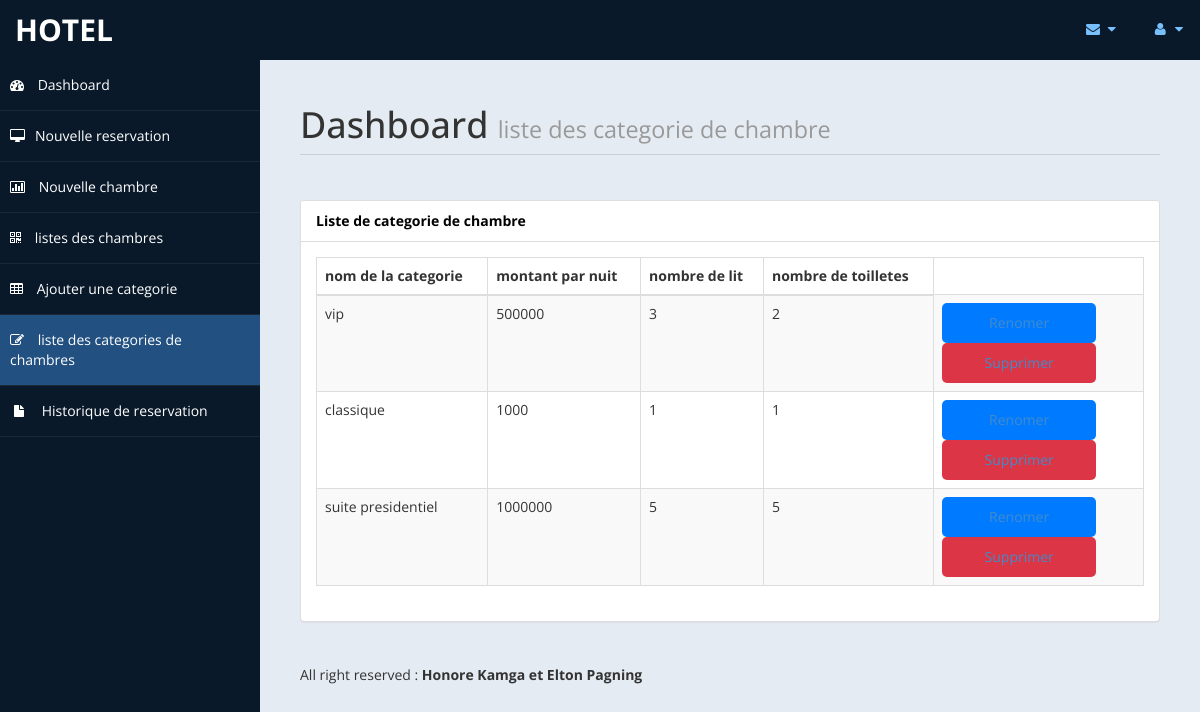
/index.php?action=listecategorie (signed in), run on the app's committed database.
### tables this page shows
CREATE TABLE `categorie` (
  `idCategorie` int(11) NOT NULL,
  `nomCategorie` varchar(255) DEFAULT NULL,
  `montant` int(11) DEFAULT NULL,
  `nombreLit` int(11) NOT NULL,
  `nombreToillete` int(11) NOT NULL
);

### controller/categorieController.php (called while the page is built, shortened)
<?php
class categorieController{
    public function __construct(){
        $this->db = Database::getConnexion();
    }
    public function listeCategorie(){
        $sql = $this->db->prepare("SELECT * FROM categorie");
        $sql->execute();
        $resultat = $sql->fetchAll(PDO::FETCH_ASSOC);
        return $resultat;
    }
    public function afficherCategoriepersonnel(){
        $categories = $this->listeCategorie();
        require_once 'views/listecategorie.php';
    }
}

### model/connexion.php (called while the page is built, shortened)
<?php
    class Database{
        private static $instance = null;
        private $host = 'localhost';
        private $dbname ="reservationChambre";
        private $username = "root";
        private $password = "";
        private function __construct(){
            try{
                $this->connection = new PDO("mysql:host=$this->host;dbname=$this->dbname", $this->username, $this->password);
            }catch (PDOException $e){
                echo "Connection failed: ". $e->getMessage();
            }
        }
        public static function getConnexion(){
            if(self::$instance == null){
                self::$instance = new Database();
            }
            return self::$instance->connection;
        }
    }

### views/listecategorie.php (the view)
<?php require_once 'dashboard-include/header.php'; ?>
<?php require_once 'dashboard-include/navbar.php'; ?>
        <div id="page-wrapper">
            <div id="page-inner">
                <div class="row">
                    <div class="col-md-12">
                        <h1 class="page-header">
                            Dashboard <small>liste des categorie de chambre</small>
                        </h1>
                    </div>
                </div>
                <div class="row">
                    <div class="col-md-12 col-sm-12 col-xs-12">
                        <div class="panel panel-default">
                            <div class="panel-heading">
                                Liste de categorie de chambre
                            </div>
                            <div class="panel-body">
                                <div class="table-responsive">
                                <table class="table table-striped table-bordered table-hover">
                                        <thead>
                                            <tr>
                                                <th>nom de la categorie</th>
                                                <th>montant par nuit</th>
                                                <th>nombre de lit</th>
                                                <th>nombre de toilletes</th>
                                            </tr>
                                        </thead>
                                        <tbody>
                                            <?php foreach($categories as $cat): ?>
                                            <tr>
                                                <td><?= $cat['nomCategorie'] ?> </td>
                                                <td><?= $cat['montant'] ?></td>
                                                <td><?= $cat['nombreLit'] ?></td>
                                                <td><?= $cat['nombreToillete'] ?></td>
                                                <td>
                                                    <div class="button-group">
                                                        <button type="submit"><a href="index.php?action=categorieAModifier&id=<?=$cat['idCategorie'] ?>" onclick="return confirm('etes vous sur de vouloir modifier cette categorie?');">Renomer</a></button>
                                                        <button type="button" class="cancel"><a style="text-color: white;" href="index.php?action=suppressionCategorie&id=<?= $cat['idCategorie'] ?>" onclick="return confirm('Etes vous sur de vouloir supprimer cette chambre?');">Supprimer</a></button>
                                                    </div>
                                                </td>
                                            </tr>
                                            <?php endforeach; ?>
                                        </tbody>
                                    </table>
                                </div>
                            </div>
                        </div>
                    </div>
                </div>
<?php require_once 'dashboard-include/footer.php'; ?>

### assets/css/custom-styles.css (style rules this page uses)
body { font-family: 'Open Sans', sans-serif; }
#page-wrapper { padding: 15px 15px; min-height: 600px; background:#E5EBF2; }
#page-inner { width:100%; margin:10px 20px 10px 0px; background-color:transparent; padding:10px; min-height:1200px; }
h1, .h1, h2, .h2, h3, .h3 { margin-top: 7px; margin-bottom: -5px; }
.page-header { padding-bottom: 9px; margin: 10px 0 45px; border-bottom: 1px solid #C7D1DD; }
.panel-default > .panel-heading { color: #000; background-color: #FFFFFF; border-color: #ddd; font-weight:bold; }
@media (min-width:768px) { #page-wrapper { margin: 0 0 0 260px; padding: 15px 30px; min-height: 1200px; } }

### views/dashboard-include/header.php (style rules this page uses)
button { background-color: #007BFF; color: white; border: none; padding: 10px; border-radius: 5px; cursor: pointer; width: 80%; }
button.cancel { background-color: #dc3545; }

### data on the page
categorie: nomCategorie "vip", montant "500000", nombreLit "3", nombreToillete "2"
categorie: nomCategorie "classique", montant "1000", nombreLit "1", nombreToillete "1"
categorie: nomCategorie "suite presidentiel", montant "1000000", nombreLit "5", nombreToillete "5"
